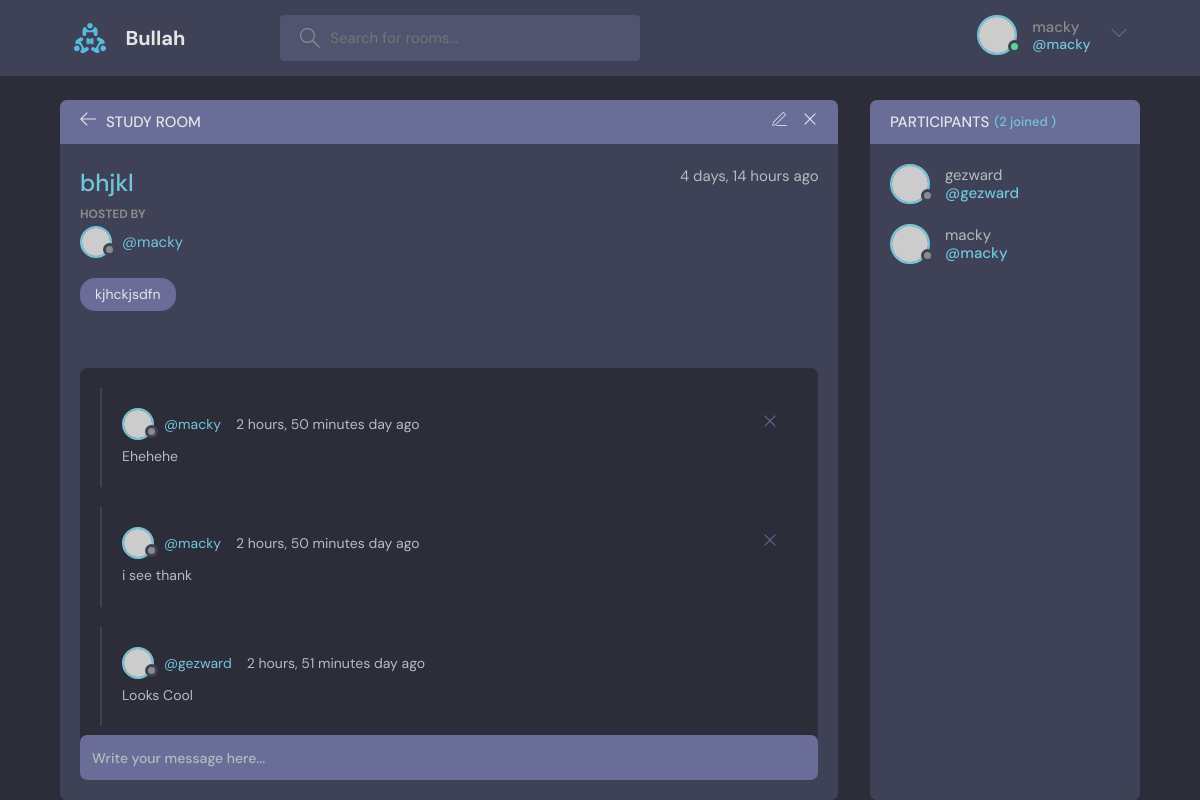
/room/10/ (signed in), run on the app's committed database.
### base/models.py (models this page shows, shortened)
class Room(models.Model):
    host = models.ForeignKey(User, on_delete=models.SET_NULL, null=True)
    topic = models.ForeignKey(Topic, on_delete=models.SET_NULL, null=True)
    name = models.CharField(max_length=200, null=True)
    description = models.TextField(null=True, blank=True)
    participants = models.ManyToManyField(User, related_name='participants', blank=True)
    updated = models.DateTimeField(auto_now=True)
    created = models.DateTimeField(auto_now_add=True)
    class Meta:
        ordering = ['-updated', '-created']

class Topic(models.Model):
    name = models.CharField(max_length=2000, null=True)
    def __str__(self):
        return self.name

class Message(models.Model):
    user = models.ForeignKey(User, on_delete=models.CASCADE)
    room = models.ForeignKey(Room, on_delete=models.CASCADE)
    body = models.TextField(null=True)
    updated = models.DateTimeField(auto_now=True, null=True)
    created = models.DateTimeField(auto_now_add=True, null=True)
    class Meta:
        ordering = ['-updated', '-created']

### base/views.py (the view, shortened to what this page needs)
# urls.py: path('room/<str:pk>/', views.room, name='room'),
def room(request, pk):
    room = Room.objects.get(id=pk)
    room_messages = room.message_set.all().order_by('-created')
    participants = room.participants.all()
    context = {'room': room, 'room_messages': room_messages, 'participants': participants}
    return render(request, 'base/room.html', context)

### base/templates/base/room.html (shortened to what this page needs)
{% extends 'main.html' %}
{% block content %}
    <main class="profile-page layout layout--2">
        <div class="container">
            <div class="room">
                <div class="room__top">
                    <div class="room__topLeft">
                        <a href="{% url 'home' %}">
                            <svg version="1.1" xmlns="http://www.w3.org/2000/svg" width="32" height="32"
                                 viewBox="0 0 32 32">
                                <title>arrow-left</title>
                                <path
                                        d="M13.723 2.286l-13.723 13.714 13.719 13.714 1.616-1.611-10.96-10.96h27.625v-2.286h-27.625l10.965-10.965-1.616-1.607z"
                                ></path>
                            </svg>
                        </a>
                        <h3>Study Room</h3>
                    </div>
                    {% if room.host == request.user %}
                        <div class="room__topRight">
                            <a href="{% url 'update-room' room.id %}">
                            </a>
                            <a href="{% url 'delete-message' room.id %}">
                                <svg version="1.1" xmlns="http://www.w3.org/2000/svg" width="32" height="32"
                                     viewBox="0 0 32 32">
                                    <title>remove</title>
                                    <path
                                            d="M27.314 6.019l-1.333-1.333-9.98 9.981-9.981-9.981-1.333
                                            1.333 9.981 9.981-9.981 9.98 1.333 1.333 9.981-9.98 9.98 9.98
                                             1.333-1.333-9.98-9.98 9.98-9.981z"
                                    ></path>
                                </svg>
                            </a>
                        </div>
                    {% endif %}
                </div>
                <div class="room__box scroll">
                    <div class="room__header scroll">
                        <div class="room__info">
                            <h3>{{ room.name }}</h3>
                            <span>{{ room.created|timesince }} ago</span>
                        </div>
                        <div class="room__hosted">
                            <p>Hosted By</p>
                            <a href="{% url 'user-profile' room.host.id %}" class="room__author">
                                <div class="avatar avatar--small">
                                    <img src="https://randomuser.me/api/portraits/men/37.jpg"/>
                                </div>
                                <span>@{{ room.host.username }}</span>
                            </a>
                        </div>
                        <span class="room__topics">{{ room.topic }}</span>
                    </div>
                    <div class="room__conversation">
                        <div class="threads scroll">
                            {% for message in room_messages %}
                                <div class="thread">
                                    <div class="thread__top">
                                        <div class="thread__author">
                                            <a href="{% url 'user-profile' message.user.id %}"
                                               class="thread__authorInfo">
                                                <div class="avatar avatar--small">
                                                    <img src="https://randomuser.me/api/portraits/men/37.jpg"/>
                                                </div>
                                                <span>@{{ message.user.username }}</span>
                                            </a>
                                            <span class="thread__date">{{ message.created |timesince }} day ago</span>
                                        </div>
                                        {% if request.user == message.user %}
                                            <a href="{% url 'delete-message' message.id %}">
                                                <div class="thread__delete">
                                                    <svg version="1.1" xmlns="http://www.w3.org/2000/svg" width="32"
                                                         height="32"
                                                         viewBox="0 0 32 32">
                                                        <title>remove</title>
                                                        <path
                                                                d="M27.314 6.019l-1.333-1.333-9.98 9.981-9.981-9.981-1.333 1.333 9.981 9.981-9.981 9.98 1.333 1.333 9.981-9.98 9.98 9.98 1.333-1.333-9.98-9.98 9.98-9.981z"
                                                        ></path>
                                                    </svg>
                                                </div>
                                            </a>
                                        {% endif %}
                                    </div>
                                    <div class="thread__details">
                                        {{ message.body }}
                                    </div>
                                </div>
                            {% endfor %}
                        </div>
                    </div>
                </div>
                <div class="room__message">
                    <form action="" method="POST">
                        <input name="body" placeholder="Write your message here..."/></form>
                </div>
            </div>
            <div class="participants">
                <h3 class="participants__top">Participants <span>({{ participants.count }} joined )</span></h3>
                <div class="participants__list scroll">
                    {% for user in participants %}
                        <a href="{% url 'user-profile' user.id %}" class="participant">
                            <div class="avatar avatar--medium">
                                <img src="https://randomuser.me/api/portraits/men/37.jpg"/>
                            </div>
                            <p>
                                {{ user.username }}
                                <span>@{{ user.username }}</span>
                            </p>
                        </a>
                    {% endfor %}
                </div>
            </div>
        </div>
    </main>
{% endblock content %}

### templates/navbar.html (shortened to what this page needs)
{% load static %}
<header class="header header--loggedIn">
    <div class="container">
        <a href="{% url 'home' %}" class="header__logo">
            <img src="{% static 'images/logo.svg' %}"/>
            <h1>Bullah</h1>
        </a>
        <form class="header__search" method="GET" action="{% url 'home' %}">
            <label>
                <input placeholder="Search for rooms..." name="q"/>
            </label>
        </form>
        <nav class="header__menu">
            {% if request.user.is_authenticated %}
                <div class="header__user">
                    <a href="{% url 'update-profile' %}">
                        <div class="avatar avatar--medium active">
                            <img src="https://randomuser.me/api/portraits/men/37.jpg"/>
                        </div>
                        <p>{{ request.user.username }}<span>@{{ request.user.username }}</span></p>
                    </a>
                    <button class="dropdown-button">
                        <svg version="1.1" xmlns="http://www.w3.org/2000/svg"
                             width="32" height="32"
                             viewBox="0 0 32 32">
                            <title>chevron-down</title>
                            <path d="M16 21l-13-13h-3l16 16 16-16h-3l-13 13z"></path>
                        </svg>
                    </button>
                </div>
            {% else %}
                <a href="{% url 'login' %}">
                    <img src="{% static 'images/avatar.svg' %}"/>
                    <p>Login</p>
                </a>
            {% endif %}
        </nav>
    </div>
</header>

### data on the page
Room: name "bhjkl", created "4 days, 14 hours", host.username "macky", topic "kjhckjsdfn"
Message: user.username "macky", created "2 hours, 50 minutes", body "Ehehehe"
Message: user.username "macky", created "2 hours, 50 minutes", body "i see thank"
Message: user.username "gezward", created "2 hours, 51 minutes", body "Looks Cool"

### other printed values
{{ request.user.username }} "macky"
{{ participants.count }} "2"
{{ user.username }} "gezward"
{{ user.username }} "macky"
